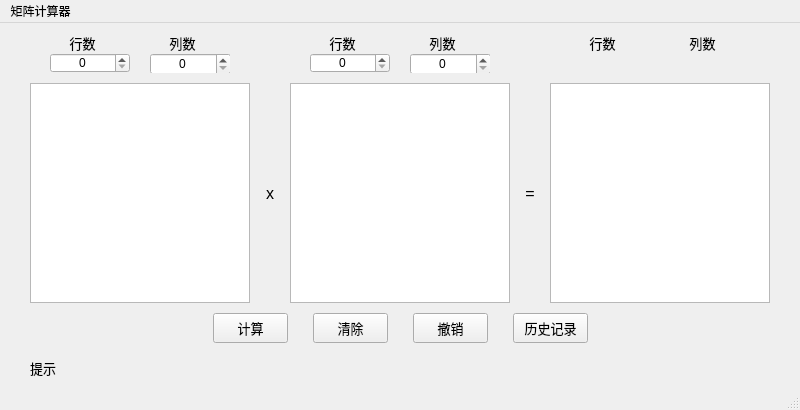
<?xml version="1.0" encoding="UTF-8"?>
<ui version="4.0">
 <class>MainWindow</class>
 <widget class="QMainWindow" name="MainWindow">
  <property name="geometry">
   <rect>
    <x>0</x>
    <y>0</y>
    <width>800</width>
    <height>410</height>
   </rect>
  </property>
  <property name="windowTitle">
   <string>MainWindow</string>
  </property>
  <widget class="QWidget" name="centralwidget">
   <widget class="QTableWidget" name="tableMatrix_1">
    <property name="geometry">
     <rect>
      <x>30</x>
      <y>60</y>
      <width>220</width>
      <height>220</height>
     </rect>
    </property>
    <attribute name="horizontalHeaderDefaultSectionSize">
     <number>30</number>
    </attribute>
    <attribute name="verticalHeaderDefaultSectionSize">
     <number>30</number>
    </attribute>
   </widget>
   <widget class="QTableWidget" name="tableMatrix_2">
    <property name="geometry">
     <rect>
      <x>290</x>
      <y>60</y>
      <width>220</width>
      <height>220</height>
     </rect>
    </property>
    <attribute name="horizontalHeaderDefaultSectionSize">
     <number>30</number>
    </attribute>
   </widget>
   <widget class="QLabel" name="signMul">
    <property name="geometry">
     <rect>
      <x>260</x>
      <y>160</y>
      <width>20</width>
      <height>20</height>
     </rect>
    </property>
    <property name="font">
     <font>
      <pointsize>12</pointsize>
     </font>
    </property>
    <property name="text">
     <string>x</string>
    </property>
    <property name="alignment">
     <set>Qt::AlignmentFlag::AlignCenter</set>
    </property>
   </widget>
   <widget class="QLabel" name="signEqu">
    <property name="geometry">
     <rect>
      <x>520</x>
      <y>160</y>
      <width>20</width>
      <height>20</height>
     </rect>
    </property>
    <property name="font">
     <font>
      <pointsize>12</pointsize>
     </font>
    </property>
    <property name="text">
     <string>=</string>
    </property>
    <property name="alignment">
     <set>Qt::AlignmentFlag::AlignCenter</set>
    </property>
   </widget>
   <widget class="QTableWidget" name="tableResult">
    <property name="geometry">
     <rect>
      <x>550</x>
      <y>60</y>
      <width>220</width>
      <height>220</height>
     </rect>
    </property>
    <attribute name="horizontalHeaderMinimumSectionSize">
     <number>24</number>
    </attribute>
    <attribute name="horizontalHeaderDefaultSectionSize">
     <number>30</number>
    </attribute>
    <attribute name="verticalHeaderMinimumSectionSize">
     <number>24</number>
    </attribute>
    <attribute name="verticalHeaderDefaultSectionSize">
     <number>30</number>
    </attribute>
   </widget>
   <widget class="QWidget" name="widget_SizeM1" native="true">
    <property name="geometry">
     <rect>
      <x>50</x>
      <y>10</y>
      <width>180</width>
      <height>40</height>
     </rect>
    </property>
    <widget class="QLabel" name="labelNumRow1">
     <property name="geometry">
      <rect>
       <x>0</x>
       <y>0</y>
       <width>65</width>
       <height>20</height>
      </rect>
     </property>
     <property name="font">
      <font>
       <pointsize>10</pointsize>
      </font>
     </property>
     <property name="layoutDirection">
      <enum>Qt::LayoutDirection::RightToLeft</enum>
     </property>
     <property name="text">
      <string>行数</string>
     </property>
     <property name="alignment">
      <set>Qt::AlignmentFlag::AlignCenter</set>
     </property>
    </widget>
    <widget class="QSpinBox" name="spinBox_NumRow1">
     <property name="geometry">
      <rect>
       <x>0</x>
       <y>20</y>
       <width>80</width>
       <height>20</height>
      </rect>
     </property>
     <property name="alignment">
      <set>Qt::AlignmentFlag::AlignCenter</set>
     </property>
    </widget>
    <widget class="QSpinBox" name="spinBox_NumCol1">
     <property name="geometry">
      <rect>
       <x>100</x>
       <y>20</y>
       <width>81</width>
       <height>22</height>
      </rect>
     </property>
     <property name="alignment">
      <set>Qt::AlignmentFlag::AlignCenter</set>
     </property>
    </widget>
    <widget class="QLabel" name="labelNumCol1">
     <property name="geometry">
      <rect>
       <x>100</x>
       <y>0</y>
       <width>65</width>
       <height>20</height>
      </rect>
     </property>
     <property name="font">
      <font>
       <pointsize>10</pointsize>
      </font>
     </property>
     <property name="text">
      <string>列数</string>
     </property>
     <property name="alignment">
      <set>Qt::AlignmentFlag::AlignCenter</set>
     </property>
    </widget>
   </widget>
   <widget class="QWidget" name="widget_SizeM2" native="true">
    <property name="geometry">
     <rect>
      <x>310</x>
      <y>10</y>
      <width>180</width>
      <height>40</height>
     </rect>
    </property>
    <widget class="QLabel" name="labelNumRow2">
     <property name="geometry">
      <rect>
       <x>0</x>
       <y>0</y>
       <width>65</width>
       <height>20</height>
      </rect>
     </property>
     <property name="font">
      <font>
       <pointsize>10</pointsize>
      </font>
     </property>
     <property name="layoutDirection">
      <enum>Qt::LayoutDirection::RightToLeft</enum>
     </property>
     <property name="text">
      <string>行数</string>
     </property>
     <property name="alignment">
      <set>Qt::AlignmentFlag::AlignCenter</set>
     </property>
    </widget>
    <widget class="QSpinBox" name="spinBox_NumRow2">
     <property name="geometry">
      <rect>
       <x>0</x>
       <y>20</y>
       <width>80</width>
       <height>20</height>
      </rect>
     </property>
     <property name="alignment">
      <set>Qt::AlignmentFlag::AlignCenter</set>
     </property>
    </widget>
    <widget class="QSpinBox" name="spinBox_NumCol2">
     <property name="geometry">
      <rect>
       <x>100</x>
       <y>20</y>
       <width>81</width>
       <height>22</height>
      </rect>
     </property>
     <property name="alignment">
      <set>Qt::AlignmentFlag::AlignCenter</set>
     </property>
    </widget>
    <widget class="QLabel" name="labelNumCol2">
     <property name="geometry">
      <rect>
       <x>100</x>
       <y>0</y>
       <width>65</width>
       <height>20</height>
      </rect>
     </property>
     <property name="font">
      <font>
       <pointsize>10</pointsize>
      </font>
     </property>
     <property name="text">
      <string>列数</string>
     </property>
     <property name="alignment">
      <set>Qt::AlignmentFlag::AlignCenter</set>
     </property>
    </widget>
   </widget>
   <widget class="QWidget" name="widget_SizeM3" native="true">
    <property name="geometry">
     <rect>
      <x>570</x>
      <y>10</y>
      <width>180</width>
      <height>40</height>
     </rect>
    </property>
    <widget class="QLabel" name="labelNumRow3">
     <property name="geometry">
      <rect>
       <x>0</x>
       <y>0</y>
       <width>65</width>
       <height>20</height>
      </rect>
     </property>
     <property name="font">
      <font>
       <pointsize>10</pointsize>
      </font>
     </property>
     <property name="layoutDirection">
      <enum>Qt::LayoutDirection::RightToLeft</enum>
     </property>
     <property name="text">
      <string>行数</string>
     </property>
     <property name="alignment">
      <set>Qt::AlignmentFlag::AlignCenter</set>
     </property>
    </widget>
    <widget class="QLabel" name="labelNumCol3">
     <property name="geometry">
      <rect>
       <x>100</x>
       <y>0</y>
       <width>65</width>
       <height>20</height>
      </rect>
     </property>
     <property name="font">
      <font>
       <pointsize>10</pointsize>
      </font>
     </property>
     <property name="text">
      <string>列数</string>
     </property>
     <property name="alignment">
      <set>Qt::AlignmentFlag::AlignCenter</set>
     </property>
    </widget>
    <widget class="QLabel" name="labelShowNumRow3">
     <property name="geometry">
      <rect>
       <x>0</x>
       <y>20</y>
       <width>65</width>
       <height>20</height>
      </rect>
     </property>
     <property name="font">
      <font>
       <pointsize>10</pointsize>
      </font>
     </property>
     <property name="layoutDirection">
      <enum>Qt::LayoutDirection::RightToLeft</enum>
     </property>
     <property name="text">
      <string/>
     </property>
     <property name="alignment">
      <set>Qt::AlignmentFlag::AlignCenter</set>
     </property>
    </widget>
    <widget class="QLabel" name="labelShowNumCol3">
     <property name="geometry">
      <rect>
       <x>100</x>
       <y>20</y>
       <width>65</width>
       <height>20</height>
      </rect>
     </property>
     <property name="font">
      <font>
       <pointsize>10</pointsize>
      </font>
     </property>
     <property name="text">
      <string/>
     </property>
     <property name="alignment">
      <set>Qt::AlignmentFlag::AlignCenter</set>
     </property>
    </widget>
   </widget>
   <widget class="QWidget" name="widget_Function" native="true">
    <property name="geometry">
     <rect>
      <x>30</x>
      <y>290</y>
      <width>740</width>
      <height>70</height>
     </rect>
    </property>
    <widget class="QLabel" name="lblStatus">
     <property name="geometry">
      <rect>
       <x>0</x>
       <y>40</y>
       <width>740</width>
       <height>30</height>
      </rect>
     </property>
     <property name="font">
      <font>
       <pointsize>10</pointsize>
      </font>
     </property>
     <property name="styleSheet">
      <string notr="true"/>
     </property>
     <property name="text">
      <string>提示</string>
     </property>
     <property name="alignment">
      <set>Qt::AlignmentFlag::AlignLeading|Qt::AlignmentFlag::AlignLeft|Qt::AlignmentFlag::AlignVCenter</set>
     </property>
    </widget>
    <widget class="QWidget" name="widget_Buttons" native="true">
     <property name="geometry">
      <rect>
       <x>183</x>
       <y>0</y>
       <width>375</width>
       <height>30</height>
      </rect>
     </property>
     <widget class="QPushButton" name="pushButtonCulculate">
      <property name="geometry">
       <rect>
        <x>0</x>
        <y>0</y>
        <width>75</width>
        <height>30</height>
       </rect>
      </property>
      <property name="font">
       <font>
        <pointsize>10</pointsize>
       </font>
      </property>
      <property name="styleSheet">
       <string notr="true"/>
      </property>
      <property name="text">
       <string>计算</string>
      </property>
     </widget>
     <widget class="QPushButton" name="pushButtonClear">
      <property name="geometry">
       <rect>
        <x>100</x>
        <y>0</y>
        <width>75</width>
        <height>30</height>
       </rect>
      </property>
      <property name="font">
       <font>
        <pointsize>10</pointsize>
       </font>
      </property>
      <property name="text">
       <string>清除</string>
      </property>
     </widget>
     <widget class="QPushButton" name="pushButtonRetract">
      <property name="geometry">
       <rect>
        <x>200</x>
        <y>0</y>
        <width>75</width>
        <height>30</height>
       </rect>
      </property>
      <property name="font">
       <font>
        <pointsize>10</pointsize>
       </font>
      </property>
      <property name="text">
       <string>撤销</string>
      </property>
     </widget>
     <widget class="QPushButton" name="pushButtonHistory">
      <property name="geometry">
       <rect>
        <x>300</x>
        <y>0</y>
        <width>75</width>
        <height>30</height>
       </rect>
      </property>
      <property name="font">
       <font>
        <pointsize>10</pointsize>
       </font>
      </property>
      <property name="text">
       <string>历史记录</string>
      </property>
     </widget>
    </widget>
   </widget>
  </widget>
  <widget class="QMenuBar" name="menubar">
   <property name="geometry">
    <rect>
     <x>0</x>
     <y>0</y>
     <width>800</width>
     <height>22</height>
    </rect>
   </property>
   <widget class="QMenu" name="menu">
    <property name="title">
     <string>矩阵计算器</string>
    </property>
   </widget>
   <addaction name="menu"/>
  </widget>
  <widget class="QStatusBar" name="statusbar"/>
 </widget>
 <resources/>
 <connections/>
</ui>
